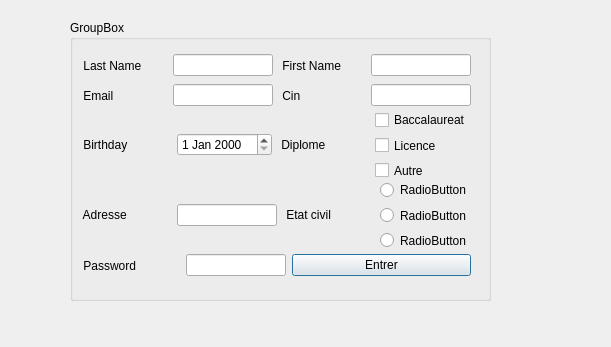
<?xml version="1.0" encoding="UTF-8"?>
<ui version="4.0">
 <class>ajout</class>
 <widget class="QDialog" name="ajout">
  <property name="geometry">
   <rect>
    <x>0</x>
    <y>0</y>
    <width>611</width>
    <height>347</height>
   </rect>
  </property>
  <property name="windowTitle">
   <string>Dialog</string>
  </property>
  <widget class="QGroupBox" name="groupBox">
   <property name="geometry">
    <rect>
     <x>70</x>
     <y>20</y>
     <width>421</width>
     <height>281</height>
    </rect>
   </property>
   <property name="title">
    <string>GroupBox</string>
   </property>
   <widget class="QWidget" name="horizontalLayoutWidget_2">
    <property name="geometry">
     <rect>
      <x>10</x>
      <y>30</y>
      <width>391</width>
      <height>31</height>
     </rect>
    </property>
    <layout class="QHBoxLayout" name="horizontalLayout_4">
     <item>
      <widget class="QLabel" name="label_4">
       <property name="maximumSize">
        <size>
         <width>100</width>
         <height>16777215</height>
        </size>
       </property>
       <property name="text">
        <string> Last Name</string>
       </property>
      </widget>
     </item>
     <item>
      <widget class="QLineEdit" name="lineEdit_3">
       <property name="enabled">
        <bool>true</bool>
       </property>
       <property name="maximumSize">
        <size>
         <width>100</width>
         <height>16777215</height>
        </size>
       </property>
      </widget>
     </item>
     <item>
      <widget class="QLabel" name="label_3">
       <property name="maximumSize">
        <size>
         <width>100</width>
         <height>16777215</height>
        </size>
       </property>
       <property name="text">
        <string> First Name</string>
       </property>
      </widget>
     </item>
     <item>
      <widget class="QLineEdit" name="lineEdit_4">
       <property name="maximumSize">
        <size>
         <width>100</width>
         <height>16777215</height>
        </size>
       </property>
      </widget>
     </item>
    </layout>
   </widget>
   <widget class="QWidget" name="horizontalLayoutWidget_3">
    <property name="geometry">
     <rect>
      <x>10</x>
      <y>60</y>
      <width>391</width>
      <height>31</height>
     </rect>
    </property>
    <layout class="QHBoxLayout" name="horizontalLayout_5">
     <item>
      <widget class="QLabel" name="label_5">
       <property name="maximumSize">
        <size>
         <width>100</width>
         <height>16777215</height>
        </size>
       </property>
       <property name="text">
        <string> Email</string>
       </property>
      </widget>
     </item>
     <item>
      <widget class="QLineEdit" name="lineEdit_5">
       <property name="enabled">
        <bool>true</bool>
       </property>
       <property name="maximumSize">
        <size>
         <width>100</width>
         <height>16777215</height>
        </size>
       </property>
      </widget>
     </item>
     <item>
      <widget class="QLabel" name="label_6">
       <property name="maximumSize">
        <size>
         <width>100</width>
         <height>16777215</height>
        </size>
       </property>
       <property name="text">
        <string> Cin</string>
       </property>
      </widget>
     </item>
     <item>
      <widget class="QLineEdit" name="lineEdit_6">
       <property name="maximumSize">
        <size>
         <width>100</width>
         <height>16777215</height>
        </size>
       </property>
      </widget>
     </item>
    </layout>
   </widget>
   <widget class="QWidget" name="horizontalLayoutWidget_4">
    <property name="geometry">
     <rect>
      <x>10</x>
      <y>90</y>
      <width>391</width>
      <height>70</height>
     </rect>
    </property>
    <layout class="QHBoxLayout" name="horizontalLayout_6">
     <item>
      <widget class="QLabel" name="label_7">
       <property name="maximumSize">
        <size>
         <width>100</width>
         <height>16777215</height>
        </size>
       </property>
       <property name="text">
        <string> Birthday</string>
       </property>
      </widget>
     </item>
     <item>
      <widget class="QDateEdit" name="dateEdit"/>
     </item>
     <item>
      <widget class="QLabel" name="label_8">
       <property name="maximumSize">
        <size>
         <width>100</width>
         <height>16777215</height>
        </size>
       </property>
       <property name="text">
        <string> Diplome</string>
       </property>
      </widget>
     </item>
     <item>
      <layout class="QVBoxLayout" name="verticalLayout">
       <item>
        <widget class="QCheckBox" name="checkBox">
         <property name="text">
          <string>Baccalaureat</string>
         </property>
        </widget>
       </item>
       <item>
        <widget class="QCheckBox" name="checkBox_3">
         <property name="text">
          <string>Licence</string>
         </property>
        </widget>
       </item>
       <item>
        <widget class="QCheckBox" name="checkBox_2">
         <property name="text">
          <string>Autre</string>
         </property>
        </widget>
       </item>
      </layout>
     </item>
    </layout>
   </widget>
   <widget class="QWidget" name="horizontalLayoutWidget_5">
    <property name="geometry">
     <rect>
      <x>10</x>
      <y>160</y>
      <width>391</width>
      <height>70</height>
     </rect>
    </property>
    <layout class="QHBoxLayout" name="horizontalLayout_7">
     <item>
      <widget class="QLabel" name="label_9">
       <property name="maximumSize">
        <size>
         <width>100</width>
         <height>16777215</height>
        </size>
       </property>
       <property name="text">
        <string> Adresse</string>
       </property>
      </widget>
     </item>
     <item>
      <widget class="QLineEdit" name="lineEdit_7">
       <property name="enabled">
        <bool>true</bool>
       </property>
       <property name="maximumSize">
        <size>
         <width>100</width>
         <height>16777215</height>
        </size>
       </property>
      </widget>
     </item>
     <item>
      <widget class="QLabel" name="label_10">
       <property name="maximumSize">
        <size>
         <width>100</width>
         <height>16777215</height>
        </size>
       </property>
       <property name="text">
        <string> Etat civil</string>
       </property>
      </widget>
     </item>
     <item>
      <layout class="QVBoxLayout" name="verticalLayout_2">
       <item>
        <widget class="QRadioButton" name="radioButton">
         <property name="text">
          <string>RadioButton</string>
         </property>
        </widget>
       </item>
       <item>
        <widget class="QRadioButton" name="radioButton_3">
         <property name="text">
          <string>RadioButton</string>
         </property>
        </widget>
       </item>
       <item>
        <widget class="QRadioButton" name="radioButton_2">
         <property name="text">
          <string>RadioButton</string>
         </property>
        </widget>
       </item>
      </layout>
     </item>
    </layout>
   </widget>
   <widget class="QWidget" name="horizontalLayoutWidget_6">
    <property name="geometry">
     <rect>
      <x>10</x>
      <y>230</y>
      <width>391</width>
      <height>31</height>
     </rect>
    </property>
    <layout class="QHBoxLayout" name="horizontalLayout_8">
     <item>
      <widget class="QLabel" name="label_11">
       <property name="maximumSize">
        <size>
         <width>100</width>
         <height>16777215</height>
        </size>
       </property>
       <property name="text">
        <string> Password</string>
       </property>
      </widget>
     </item>
     <item>
      <widget class="QLineEdit" name="lineEdit_8">
       <property name="enabled">
        <bool>true</bool>
       </property>
       <property name="maximumSize">
        <size>
         <width>100</width>
         <height>16777215</height>
        </size>
       </property>
      </widget>
     </item>
     <item>
      <widget class="QPushButton" name="pushButton">
       <property name="text">
        <string>Entrer</string>
       </property>
      </widget>
     </item>
    </layout>
   </widget>
  </widget>
 </widget>
 <resources/>
 <connections/>
</ui>
